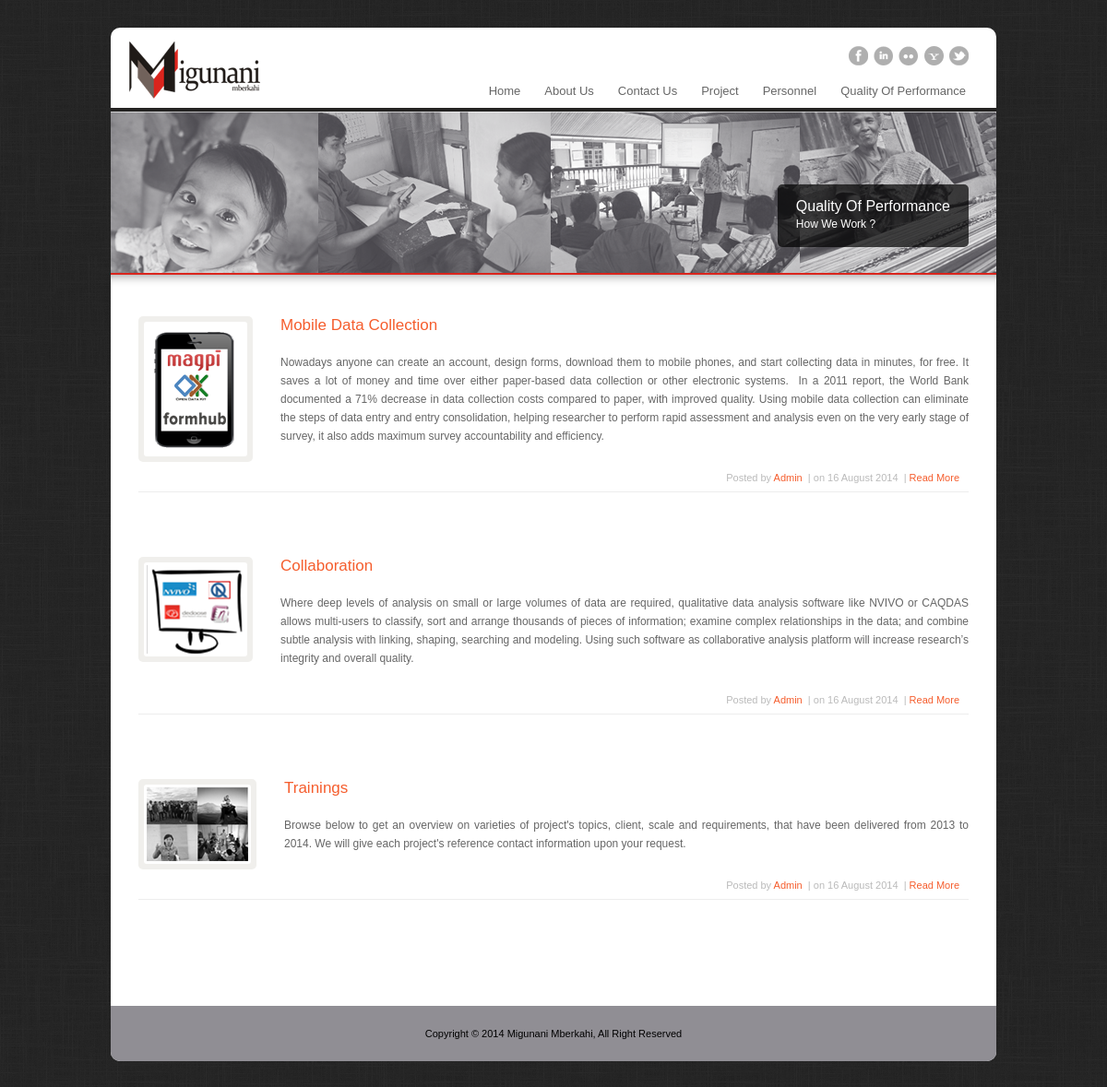
/index.php/public/qualityofperformance, run on the app's committed database.
### tables this page shows
CREATE TABLE IF NOT EXISTS `com_page_cat` (
  `cat_id` int(11) unsigned NOT NULL AUTO_INCREMENT,
  `cat_name` varchar(50) DEFAULT NULL,
  `cat_description` varchar(100) DEFAULT NULL,
  `mdb` int(11) DEFAULT NULL,
  `mdd` datetime DEFAULT NULL,
  PRIMARY KEY (`cat_id`)
);

CREATE TABLE IF NOT EXISTS `trx_page` (
  `page_id` int(11) unsigned NOT NULL AUTO_INCREMENT,
  `page_title` varchar(150) DEFAULT NULL,
  `page_cat` int(11) DEFAULT NULL,
  `page_content` text,
  `active_st` varchar(1) DEFAULT NULL,
  `create_date` datetime DEFAULT NULL,
  `mdb` int(11) DEFAULT NULL,
  `mdd` datetime DEFAULT NULL,
  PRIMARY KEY (`page_id`)
);

### application/controllers/base/PublicBase.php (called while the page is built, shortened)
<?php
class ApplicationBase extends CI_Controller {
    protected function base_load_app() {
        $this->smarty->load_themes("public");
        $this->smarty->load_style("public/css/slide.css");
        $this->smarty->load_javascript('resource/js/jquery/jquery-1.4.2.min.js');
        $this->smarty->load_javascript('resource/js/jquery.navigation/superfish.js');
        $this->smarty->load_javascript('resource/js/jquery.navigation/supersubs.js');
        $this->smarty->load_javascript('resource/js/jquery.navigation/hoverintent.js');
        $this->smarty->load_javascript('resource/js/jquery.slide/jquery.easing.1.3.js');
        $this->smarty->load_javascript('resource/js/jquery.slide/jquery.skitter.js');
        $this->date_now = date('Y') . '-' . date('m') . '-' . date('d');
        $this->now = $this->datetimemanipulation->arr_hari[date('N')] . "," . $this->datetimemanipulation->get_full_date($this->date_now);
        $this->smarty->assign("now", $this->now);
    }
    protected function base_view_app() {
        $this->smarty->assign("config", $this->config);
    }
    protected function display($tmpl_name = 'base/public/document.html') {
        $this->smarty->display($tmpl_name);
    }
    private function _display_base_link() {
        $this->smarty->assign("home_url", site_url("public/home"));
        $this->smarty->assign("about_us_url", site_url("public/aboutus"));
        $this->smarty->assign("contact_url", site_url("public/contact"));
        $this->smarty->assign("project_url", site_url("public/project/category"));
        $this->smarty->assign("project_cat", $this->m_project->get_all_project_cat());
        $this->smarty->assign("personel_url", site_url("public/personel"));
        $this->smarty->assign("quality_of_performance_url", site_url("public/qualityofperformance"));
    }
    private function _display_current_page() {
        $url = $this->router->fetch_class();
        $this->smarty->assign("url", $url);
    }
}

### application/controllers/public/qualityofperformance.php (called while the page is built, shortened)
<?php
require_once( APPPATH . 'controllers/base/PublicBase.php' );
class qualityofperformance extends ApplicationBase {
    public function index($status = "") {
        $this->smarty->assign("template_content", "public/qualityofperformance.html");
        $this->smarty->assign("rs_quality", $this->m_page->get_all_page_by_cat(intval(6)));
        parent::display();
    }
}

### index.php (called while the page is built, shortened)
<?php
require_once BASEPATH.'core/CodeIgniter'.EXT;

### system/plugins/smarty/libs/sysplugins/smarty_internal_data.php (called while the page is built, shortened)
<?php
class Smarty_Internal_Data {
    public function getVariable($_variable, $_ptr = null, $search_parents = true, $error_enable = true)
    {
        if ($_ptr === null) {
            $_ptr = $this;
        } while ($_ptr !== null) {
            if (isset($_ptr->tpl_vars[$_variable])) {
                return $_ptr->tpl_vars[$_variable];
            }
            if ($search_parents) {
                $_ptr = $_ptr->parent;
            } else {
                $_ptr = null;
            }
        }
        if ($this->smarty->error_unassigned && $error_enable) {
            throw new SmartyException('Undefined Smarty variable "' . $_variable . '"');
        } else {
            return new Undefined_Smarty_Variable;
        }
    }
}
class Smarty_Variable {
    public function __construct ($value = null, $nocache = false, $scope = Smarty::SCOPE_LOCAL)
    {
        $this->value = $value;
    }
}
?>

### application/models/m_page.php (called while the page is built, shortened)
<?php
class m_page extends CI_Model {
    function get_all_page_by_cat($params) {
        $sql = "SELECT * FROM com_page_cat a INNER JOIN trx_page b ON a.cat_id = b.page_cat WHERE a.cat_id = ?";
        $query = $this->db->query($sql, $params);
        if ($query->num_rows() > 0) {
            $result = $query->result_array();
            return $result;
        } else {
            return array();
        }
    }
}

### system/plugins/smarty/libs/plugins/shared.make_timestamp.php (called while the page is built, shortened)
<?php
function smarty_make_timestamp($string)
{
    if(empty($string)) {
        return time();
    } elseif ($string instanceof DateTime) {
        return $string->getTimestamp();
    } elseif (strlen($string)==14 && ctype_digit($string)) {
        return mktime(substr($string, 8, 2),substr($string, 10, 2),substr($string, 12, 2),
                       substr($string, 4, 2),substr($string, 6, 2),substr($string, 0, 4));
    } elseif (is_numeric($string)) {
        return (int)$string;
    } else {
        $time = strtotime($string);
        return $time;
    }
}
?>

### system/plugins/smarty/libs/plugins/modifier.date_format.php (called while the page is built, shortened)
<?php
function smarty_modifier_date_format($string, $format = SMARTY_RESOURCE_DATE_FORMAT, $default_date = '',$formatter='auto')
{
    require_once(SMARTY_PLUGINS_DIR . 'shared.make_timestamp.php');
    if ($string != '') {
        $timestamp = smarty_make_timestamp($string);
    } elseif ($default_date != '') {
        $timestamp = smarty_make_timestamp($default_date);
    } else {
        return;
    }
    if($formatter=='strftime'||($formatter=='auto'&&strpos($format,'%')!==false)) {
        return strftime($format, $timestamp);
    } else {
        return date($format, $timestamp);
    }
}
?>

### cache/3e435d392c8bb03d1d496423998b13876ec95010.file.qualityofperformance.html.php (the view, shortened to what this page needs)
<?php if(!defined('SMARTY_DIR')) exit('no direct access allowed');
$_smarty_tpl->decodeProperties(array (
  'file_dependency' =>
  array (
    '3e435d392c8bb03d1d496423998b13876ec95010' =>
    array (
      0 => 'application/views/public/qualityofperformance.html',
      1 => 1409594386,
      2 => 'file',
    ),
  ),
  'nocache_hash' => '148062373754050d94336f52-80195510',
  'function' =>
  array (
  ),
  'has_nocache_code' => false,
)); ?>
<?php if (!is_callable('smarty_modifier_date_format')) include '/var/www/migunani/system/plugins/smarty/libs/plugins/modifier.date_format.php';
?><div class="useimage" id="before-content">
    <div class="line-shadow"></div>
    <img alt="" src="<?php echo $_smarty_tpl->getVariable('BASEURL')->value;?>
resource/doc/images/page-header3.png">
    <div class="title-and-desc ">
        <h1 class="pagetitle">Quality Of Performance</h1><div class="pagedesc">How We Work ?</div>
    </div>
</div>
<div id="content">
    <div id="main">
        <div class="full" id="maincontent">
            <?php  $_smarty_tpl->tpl_vars['quality'] = new Smarty_Variable;
 $_from = $_smarty_tpl->getVariable('rs_quality')->value; if (!is_array($_from) && !is_object($_from)) { settype($_from, 'array');}
if ($_smarty_tpl->_count($_from) > 0){
    foreach ($_from as $_smarty_tpl->tpl_vars['quality']->key => $_smarty_tpl->tpl_vars['quality']->value){
?>
            <div class="post">
                <div class="imgframe">
                    <img alt="" src="<?php echo $_smarty_tpl->getVariable('BASEURL')->value;?>
resource/doc/images/post<?php echo $_smarty_tpl->tpl_vars['quality']->value['page_id'];?>
.png">
                </div>
                <div class="entry-content">
                    <h2 class="posttitle"><a href="#"><?php echo $_smarty_tpl->tpl_vars['quality']->value['page_title'];?>
</a></h2>
                    <p><?php echo (($tmp = @$_smarty_tpl->tpl_vars['quality']->value['page_content'])===null||$tmp==='' ? '' : $tmp);?>
</p>
                    <div class="quality">
                        Posted by <a href="#">Admin </a>&nbsp;|&nbsp;on <?php echo smarty_modifier_date_format($_smarty_tpl->tpl_vars['quality']->value['mdd'],'%d %B %Y');?>
 &nbsp;|&nbsp;<a class="more" href="#">Read More</a>
                    </div>
                </div>
                <div class="hr"></div>
            </div>
            <?php }} ?>
        </div>
    </div>
</div>

### resource/themes/public/css/common.css (style rules this page uses)
body { background-color: #222222; color: #666666; font-family: Arial; font-size: 12px; line-height: 20px; margin: 0 auto; padding: 0; background: url("../img/common-bg.jpg") repeat scroll 0 0 #D6D6D6; }
* { margin: 0; padding: 0; }
.hr { background-color: #EDEDED; border-width: 0; clear: both; color: #EDEDED; height: 1px; line-height: 0; margin: 30px 0; page-break-after: always; text-align: center; width: 100%; }

### resource/themes/public/css/element.css (style rules this page uses)
a, a:visited { color: #F55D2D; font-weight: normal; text-decoration: none; }
p, ul, ol, blockquote { margin-bottom: 20px; }
h1, h2 { margin-bottom: 15px; }
h1 { font-size: 21px; line-height: 28px; }
h2 { font-size: 17px; line-height: 20px; }
h1, h2, h3, h4, h5, h6 { font-family: 'DroidSansRegular',sans-serif,Arial,Helvetica; font-weight: normal; }
h1, h2, h3, h4, h5, h6 { color: #403D3A; }
.pagetitle { color: #FFFFFF; font-size: 20px; margin: 0; }
.pagedesc { color: #FFFFFF; font-size: 14px; }
#before-content.useimage .pagedesc { font-size: 12px; }
.imgframe { background: none repeat scroll 0 0 #F0EFEC; border-radius: 5px; padding: 6px; }
.imgframe img { border: 1px solid #FFFFFF; border-radius: 3px; display: block; }
.more { margin-top: 10px; padding: 0 10px 10px 0; text-align: right; }

### resource/themes/public/css/content.css (style rules this page uses)
#content { background: url("../img/bg-content.gif") repeat-x scroll left top rgba(0, 0, 0, 0); clear: both; padding: 0; }
#main { clear: both; padding: 45px 30px; }
#maincontent { float: left; width: 630px; }
#maincontent.full { width: 900px; }
.post { clear: both; margin-bottom: 20px; padding-bottom: 20px; }
.post .imgframe { background: none repeat scroll 0 0 #F0EFEC; border-radius: 5px; float: left; margin-right: 30px; margin-bottom:10px; padding: 6px; }
.post .imgframe img { border: 3px solid #FFFFFF; border-radius: 3px; display: block; }
.quality { -moz-border-bottom-colors: none; -moz-border-left-colors: none; -moz-border-right-colors: none; -moz-border-top-colors: none; border-width: 1px 0; color: #BABABA; font-size: 11px; overflow: hidden; padding: 5px 0; float:right; }
#before-content { background: none repeat scroll 0 0 #DA251D; height: 90px; position: relative; }
#before-content.useimage { height: 177px; }
#before-content.useimage .title-and-desc { background: url("../img/opacity-slider-text.png") repeat scroll 0 0 rgba(0, 0, 0, 0); border-radius: 5px; bottom: 30px; padding: 15px 20px; position: absolute; right: 30px; }
#before-content.useimage .pagetitle { font-size: 16px; }
#before-content.useimage .pagedesc { font-size: 12px; }
#before-content .title-and-desc h1 { line-height: normal; margin-bottom: 0; }
.line-shadow { background: url("../img/line-shadow.png") repeat-x scroll 0 0 rgba(0, 0, 0, 0); height: 1px; position: absolute; top: 0; width: 100%; z-index: 10; }

### data on the page
com_page_cat: shows a picture, trx_page.page_title "Mobile Data Collection", trx_page.page_content "Nowadays anyone can create an account, design forms, download them to mobile phones, and start collecting data in minutes, for free. It saves a lot of money and time over either paper-based data collection or other electronic systems. In a 2011 report, the World Bank documented a 71% decrease in data collection costs compared to paper, with improved quality. Using mobile data collection can eliminate the steps of data entry and entry consolidation, helping researcher to perform rapid assessment and analysis even on the very early stage of survey, it also adds maximum survey accountability and efficiency.", trx_page.mdd "16 August 2014", trx_page.page_title "Collaboration", trx_page.page_content "Where deep levels of analysis on small or large volumes of data are required, qualitative data analysis software like NVIVO or CAQDAS allows multi-users to classify, sort and arrange thousands of pieces of information; examine complex relationships in the data; and combine subtle analysis with linking, shaping, searching and modeling. Using such software as collaborative analysis platform will increase research’s integrity and overall quality.", trx_page.page_title "Trainings", trx_page.page_content "Browse below to get an overview on varieties of project's topics, client, scale and requirements, that have been delivered from 2013 to 2014. We will give each project's reference contact information upon your request."
